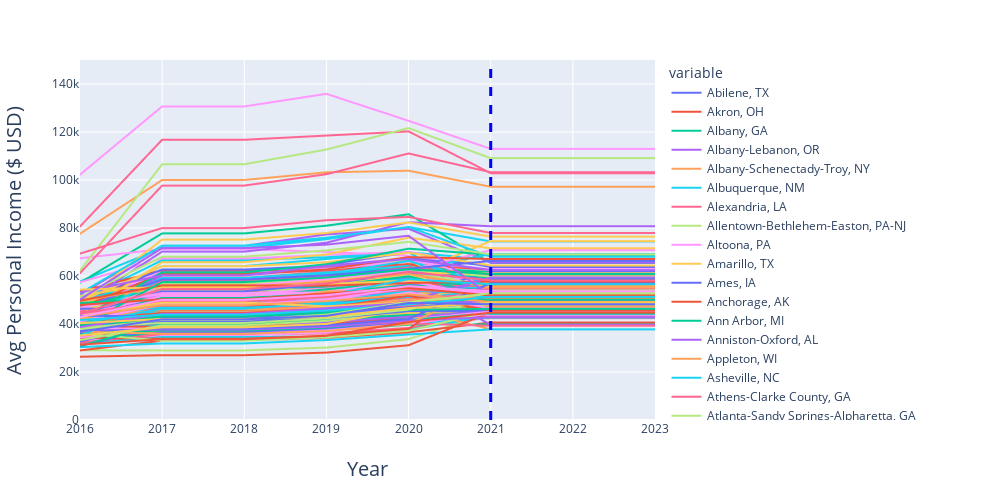

Notebook source saved alongside this figure:
### Code cell
forecast = [df_Income, resultINC["2021"], resultINC["2022"],resultINC["2023"],]
forecast_INC = pd.concat(forecast, axis=1, join='inner')
forecastINC = plotIncome(forecast_INC)
forecastINC.add_vline(x=5, line_width=3, line_dash="dash", line_color="blue")
forecastINC.show()

print('Output Metrics')
print('-----------------------------------------')
print('Mean Absolute Error:', metrics.mean_absolute_error(dependentTest, prediction))
print('Mean Squared Error:', metrics.mean_squared_error(dependentTest, prediction))
print('Root Mean Squared Error:', np.sqrt(metrics.mean_squared_error(dependentTest, prediction)))
print('Explained Variance Score:', metrics.explained_variance_score(dependentTest, prediction))
